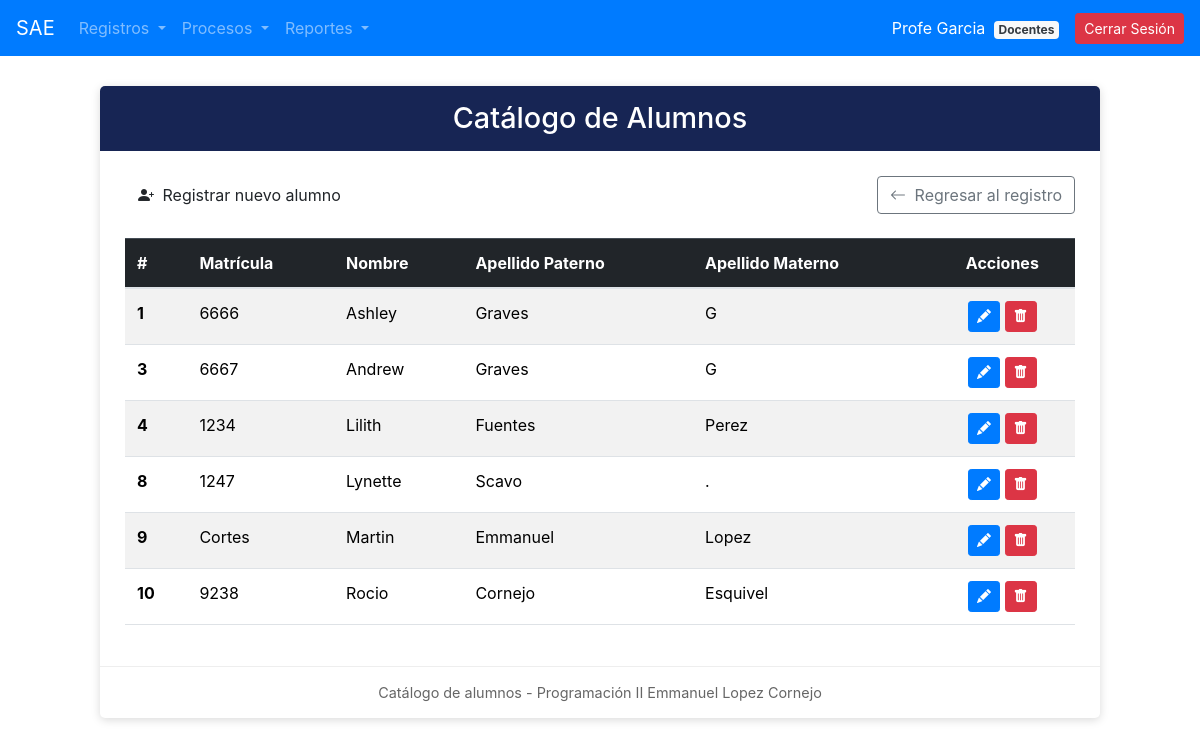
Page /crude/crude_alumno.php (signed in) on the committed database.
### tables this page shows
CREATE TABLE `alumnos` (
  `idalumn` int(11) NOT NULL,
  `matricula_al` varchar(50) NOT NULL,
  `nombre_al` varchar(100) NOT NULL,
  `apaterno_al` varchar(100) NOT NULL,
  `amaterno_al` varchar(100) NOT NULL,
  `mail_al` varchar(150) NOT NULL,
  `estatus_al` varchar(10) DEFAULT 'ALTA'
);

### crude/crude_alumno.php (the view, shortened to what this page needs)
<?php
include_once("../conexion.php");
$sql = "SELECT * FROM alumnos WHERE estatus_al = 'ALTA'";
$resultado = $conexion->query($sql);
?>
<!DOCTYPE html>
<html lang="es">
<head>
    <link href="https://cdn.jsdelivr.net/npm/bootstrap@5.3.3/dist/css/bootstrap.min.css" rel="stylesheet">
    <link rel="stylesheet" href="https://cdn.jsdelivr.net/npm/bootstrap-icons@1.11.3/font/bootstrap-icons.min.css">
</head>
<body>
<?php include_once("../navegacion/nav.php"); ?>
<div class="container">
    <div class="card-custom">
        <div class="titulo">
            <h2>Catálogo de Alumnos</h2>
        </div>
        <div class="contenido">
            <div class="d-flex justify-content-between align-items-center mb-4">
                <a href="../registro/reg_alumno.php" class="btn btn-sae">
                    <i class="bi bi-person-plus-fill me-1"></i> Registrar nuevo alumno
                </a>
                <a href="../registro/reg_alumno.php" class="btn btn-outline-secondary">
                    <i class="bi bi-arrow-left me-1"></i> Regresar al registro
                </a>
            </div>
            <table class="table table-striped table-hover align-middle">
                <thead class="table-dark">
                    <tr>
                        <th scope="col">#</th>
                        <th scope="col">Matrícula</th>
                        <th scope="col">Nombre</th>
                        <th scope="col">Apellido Paterno</th>
                        <th scope="col">Apellido Materno</th>
                        <th scope="col" class="text-center">Acciones</th>
                    </tr>
                </thead>
                <tbody>
                    <?php if ($resultado && $resultado->num_rows > 0): ?>
                        <?php while ($alumno = $resultado->fetch_assoc()): ?>
                            <tr>
                                <th scope="row"><?php echo $alumno['idalumn']; ?></th>
                                <td><?php echo htmlspecialchars($alumno['matricula_al']); ?></td>
                                <td><?php echo htmlspecialchars($alumno['nombre_al']); ?></td>
                                <td><?php echo htmlspecialchars($alumno['apaterno_al']); ?></td>
                                <td><?php echo htmlspecialchars($alumno['amaterno_al']); ?></td>
                                <td class="text-center">
                                    <a href="../modificacion/modif_alum.php?idalumn=<?php echo $alumno['idalumn']; ?>" class="btn btn-primary btn-sm" title="Editar"><i class="bi bi-pencil-fill"></i></a>
                                    <a href="../baja/baja_alum.php?idalumn=<?php echo $alumno['idalumn']; ?>" class="btn btn-danger btn-sm" title="Dar de Baja" onclick="return confirm('¿Seguro que deseas dar de baja a este alumno?');"><i class="bi bi-trash-fill"></i></a>
                                </td>
                            </tr>
                        <?php endwhile; ?>
                    <?php else: ?>
                        <tr>
                            <td colspan="6" class="text-center text-muted">No hay alumnos activos registrados.</td>
                        </tr>
                    <?php endif; ?>
                </tbody>
            </table>
        </div>
        <div class="pie">
            Catálogo de alumnos - Programación II Emmanuel Lopez Cornejo
        </div>
    </div>
</div>
</body>
</html>

### crude/crude_alumno.php (style rules this page uses)
body { background-color: #f3f1f4; }
.card-custom { background-color: white; max-width: 1000px; margin: 30px auto; border-radius: 5px; box-shadow: 0 2px 10px rgba(0, 0, 0, 0.15); overflow: hidden; }
.titulo { background-color: #172554; color: white; padding: 15px; text-align: center; }
.titulo h2 { margin: 0; font-size: 1.8rem; }
.contenido { padding: 25px; }
.btn-sae { background-color: #9f1239; color: white; border: none; padding: 8px 16px; border-radius: 4px; }
.pie { text-align: center; padding: 15px; color: #666; font-size: 0.9rem; border-top: 1px solid #eee; }

### rows in the picture
alumnos: idalumn "1", matricula_al "6666", nombre_al "Ashley", apaterno_al "Graves", amaterno_al "G"
alumnos: idalumn "3", matricula_al "6667", nombre_al "Andrew", apaterno_al "Graves", amaterno_al "G"
alumnos: idalumn "4", matricula_al "1234", nombre_al "Lilith", apaterno_al "Fuentes", amaterno_al "Perez"
alumnos: idalumn "8", matricula_al "1247", nombre_al "Lynette", apaterno_al "Scavo", amaterno_al "."
alumnos: idalumn "9", matricula_al "Cortes", nombre_al "Martin", apaterno_al "Emmanuel", amaterno_al "Lopez"
alumnos: idalumn "10", matricula_al "9238", nombre_al "Rocio", apaterno_al "Cornejo", amaterno_al "Esquivel"

### other values in the picture
$_SESSION['nombre_usuario'] "Profe Garcia"
$_SESSION['nombre_puesto'] "Docentes"
